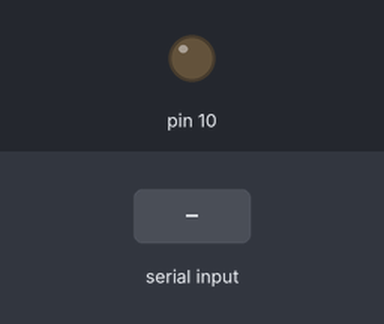
Recording of a sketch running on a simulated Arduino Uno, built with avr-gcc and run on an emulated ATmega328P. On the bench: output pins drawn as LEDs (lit = HIGH). The inputs (shaded band) are chosen by the test bench.

Above: at 1.2 s.
1.3 s: "0" received over Serial
At 2.7 s:
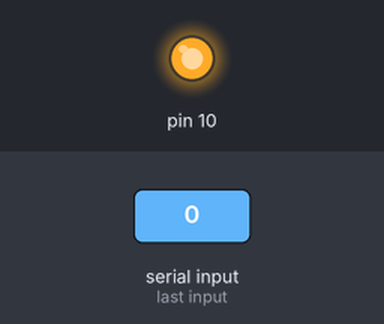
Timing chart, 0 to 4.3 s (numbered marks = the images above; inputs shaded):
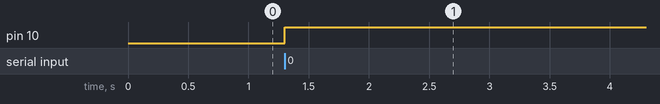

Measured:
- after the input at 1.3 s, pin 10: LOW → HIGH at once

The sketch:

PHP_serial_test.ino
```cpp
int a=-1, b=-1, on=LOW;

void setup()
{
	Serial.begin(9600);
	pinMode(10, OUTPUT);
}

void loop()
{
	b=a;
	a=Serial.read();
	if(a==48 && b!=48)
		if(on==LOW)
			on=HIGH;
		else
			on=LOW;
	digitalWrite(10, on);
}
```
